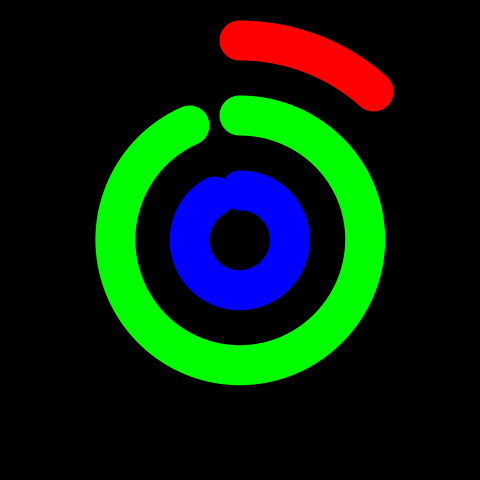
Frame 1 (no input)
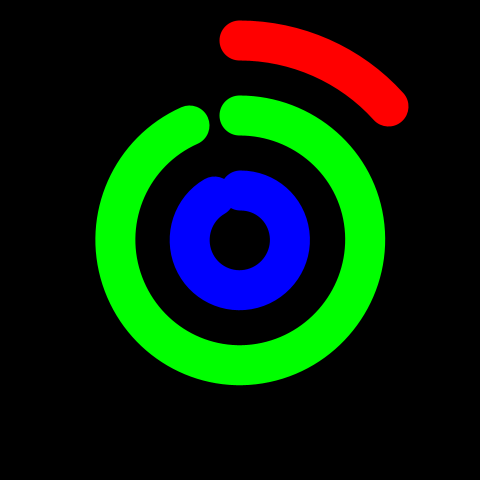
Frame 60 (the mouse pressed at the canvas centre just before this capture)
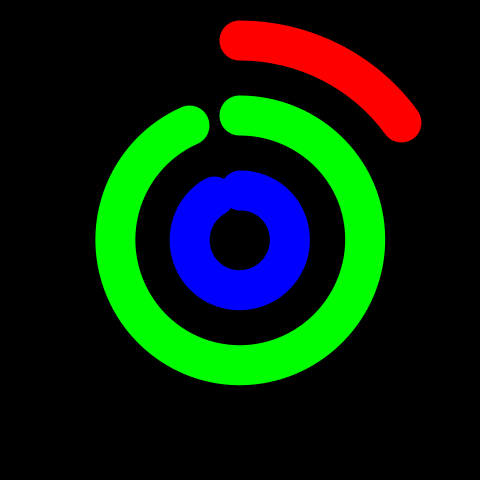
Frame 120 (the mouse held since frame 60 and released just before this capture)

The Processing sketch that drew these frames (run headless with seeded random() and noise(); from frame 60 on, the mouse is pressed at the canvas centre):

// Processing sketch: polarClock
// ── polarClock.pde
int nX,nY;
float rS, rM, rH;
color cBg, cS, cM, cH;

void setup() {
  size(480,480);
  noFill();
  strokeWeight(40);
  
  nX = width/2;
  nY = height/2;
  
  rS = 400;
  rM = 250;
  rH = 100;
  
  cBg = color(#000000);
  cS = color(#ff0000);
  cM = color(#00ff00);
  cH = color(#0000ff);
}

void draw() {
  //clear the screen
  background(cBg);
  //calculate the arc angles
  float s = map(second(),0,60,0,TWO_PI)-HALF_PI;
  float m = map(minute(),0,60,0,TWO_PI)-HALF_PI;
  float h = map(hour(),0,24,0,TWO_PI)-HALF_PI;
  //draw the seconds arc
  stroke(cS);
  arc(nX,nY,rS,rS,0-HALF_PI,s);
  //draw the minutes arc
  stroke(cM);
  arc(nX,nY,rM,rM,0-HALF_PI,m);
  //draw the hours arc
  stroke(cH);
  arc(nX,nY,rH,rH,0-HALF_PI,h);
}
